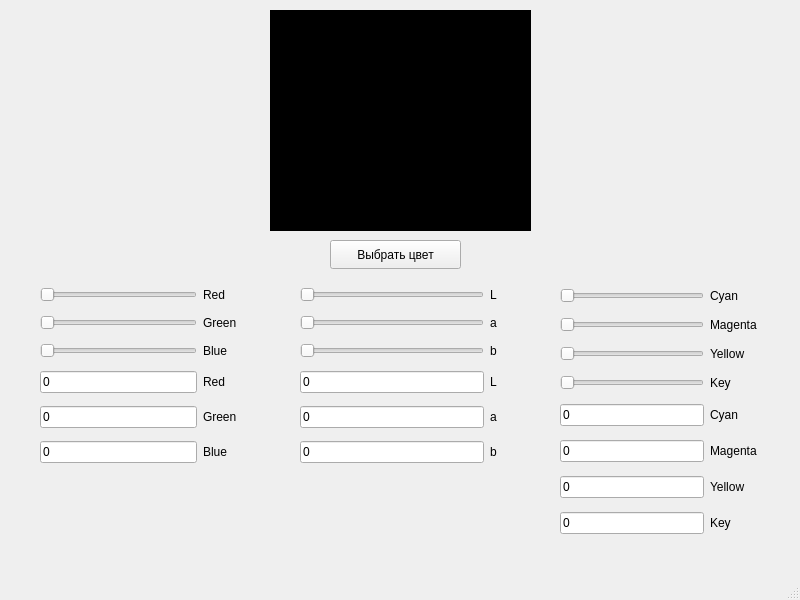
<?xml version="1.0" encoding="UTF-8"?>
<ui version="4.0">
 <class>MainWindow</class>
 <widget class="QMainWindow" name="MainWindow">
  <property name="geometry">
   <rect>
    <x>0</x>
    <y>0</y>
    <width>800</width>
    <height>600</height>
   </rect>
  </property>
  <property name="windowTitle">
   <string>Colors</string>
  </property>
  <widget class="QWidget" name="centralwidget">
   <widget class="QLabel" name="color">
    <property name="geometry">
     <rect>
      <x>270</x>
      <y>10</y>
      <width>261</width>
      <height>221</height>
     </rect>
    </property>
    <property name="styleSheet">
     <string notr="true">background-color: black;</string>
    </property>
    <property name="text">
     <string/>
    </property>
   </widget>
   <widget class="QPushButton" name="pushButton">
    <property name="geometry">
     <rect>
      <x>330</x>
      <y>240</y>
      <width>131</width>
      <height>29</height>
     </rect>
    </property>
    <property name="text">
     <string>Выбрать цвет</string>
    </property>
   </widget>
   <widget class="QWidget" name="gridLayoutWidget">
    <property name="geometry">
     <rect>
      <x>40</x>
      <y>280</y>
      <width>197</width>
      <height>196</height>
     </rect>
    </property>
    <layout class="QGridLayout" name="gridLayout">
     <item row="3" column="0">
      <widget class="QLineEdit" name="redEdit">
       <property name="text">
        <string>0</string>
       </property>
      </widget>
     </item>
     <item row="4" column="0">
      <widget class="QLineEdit" name="greenEdit">
       <property name="text">
        <string>0</string>
       </property>
      </widget>
     </item>
     <item row="0" column="0">
      <widget class="QSlider" name="redSlider">
       <property name="acceptDrops">
        <bool>false</bool>
       </property>
       <property name="maximum">
        <number>255</number>
       </property>
       <property name="value">
        <number>0</number>
       </property>
       <property name="orientation">
        <enum>Qt::Horizontal</enum>
       </property>
      </widget>
     </item>
     <item row="0" column="1">
      <widget class="QLabel" name="redLabel">
       <property name="text">
        <string>Red</string>
       </property>
      </widget>
     </item>
     <item row="1" column="1">
      <widget class="QLabel" name="greenLabel">
       <property name="text">
        <string>Green</string>
       </property>
      </widget>
     </item>
     <item row="3" column="1">
      <widget class="QLabel" name="redLabel2">
       <property name="text">
        <string>Red</string>
       </property>
      </widget>
     </item>
     <item row="5" column="0">
      <widget class="QLineEdit" name="blueEdit">
       <property name="text">
        <string>0</string>
       </property>
      </widget>
     </item>
     <item row="5" column="1">
      <widget class="QLabel" name="blueLabel2">
       <property name="text">
        <string>Blue</string>
       </property>
      </widget>
     </item>
     <item row="2" column="1">
      <widget class="QLabel" name="blueLabel">
       <property name="text">
        <string>Blue</string>
       </property>
      </widget>
     </item>
     <item row="4" column="1">
      <widget class="QLabel" name="greenLabel2">
       <property name="text">
        <string>Green</string>
       </property>
      </widget>
     </item>
     <item row="1" column="0">
      <widget class="QSlider" name="greenSlider">
       <property name="acceptDrops">
        <bool>false</bool>
       </property>
       <property name="maximum">
        <number>255</number>
       </property>
       <property name="value">
        <number>0</number>
       </property>
       <property name="orientation">
        <enum>Qt::Horizontal</enum>
       </property>
      </widget>
     </item>
     <item row="2" column="0">
      <widget class="QSlider" name="blueSlider">
       <property name="acceptDrops">
        <bool>false</bool>
       </property>
       <property name="maximum">
        <number>255</number>
       </property>
       <property name="pageStep">
        <number>10</number>
       </property>
       <property name="value">
        <number>0</number>
       </property>
       <property name="orientation">
        <enum>Qt::Horizontal</enum>
       </property>
      </widget>
     </item>
    </layout>
   </widget>
   <widget class="QWidget" name="gridLayoutWidget_2">
    <property name="geometry">
     <rect>
      <x>300</x>
      <y>280</y>
      <width>197</width>
      <height>196</height>
     </rect>
    </property>
    <layout class="QGridLayout" name="gridLayout_2">
     <item row="3" column="0">
      <widget class="QLineEdit" name="LEdit">
       <property name="text">
        <string>0</string>
       </property>
      </widget>
     </item>
     <item row="4" column="0">
      <widget class="QLineEdit" name="aEdit">
       <property name="text">
        <string>0</string>
       </property>
      </widget>
     </item>
     <item row="0" column="0">
      <widget class="QSlider" name="LSlider">
       <property name="acceptDrops">
        <bool>false</bool>
       </property>
       <property name="maximum">
        <number>100</number>
       </property>
       <property name="value">
        <number>0</number>
       </property>
       <property name="orientation">
        <enum>Qt::Horizontal</enum>
       </property>
      </widget>
     </item>
     <item row="1" column="1">
      <widget class="QLabel" name="aLabel">
       <property name="text">
        <string>a</string>
       </property>
      </widget>
     </item>
     <item row="3" column="1">
      <widget class="QLabel" name="LLabel2">
       <property name="text">
        <string>L</string>
       </property>
      </widget>
     </item>
     <item row="5" column="0">
      <widget class="QLineEdit" name="bEdit">
       <property name="text">
        <string>0</string>
       </property>
      </widget>
     </item>
     <item row="5" column="1">
      <widget class="QLabel" name="bLabel2">
       <property name="text">
        <string>b</string>
       </property>
      </widget>
     </item>
     <item row="2" column="1">
      <widget class="QLabel" name="bLabel">
       <property name="text">
        <string>b</string>
       </property>
      </widget>
     </item>
     <item row="4" column="1">
      <widget class="QLabel" name="aLabel2">
       <property name="text">
        <string>a</string>
       </property>
      </widget>
     </item>
     <item row="1" column="0">
      <widget class="QSlider" name="aSlider">
       <property name="acceptDrops">
        <bool>false</bool>
       </property>
       <property name="minimum">
        <number>-128</number>
       </property>
       <property name="maximum">
        <number>127</number>
       </property>
       <property name="value">
        <number>-128</number>
       </property>
       <property name="orientation">
        <enum>Qt::Horizontal</enum>
       </property>
      </widget>
     </item>
     <item row="2" column="0">
      <widget class="QSlider" name="bSlider">
       <property name="acceptDrops">
        <bool>false</bool>
       </property>
       <property name="minimum">
        <number>-128</number>
       </property>
       <property name="maximum">
        <number>127</number>
       </property>
       <property name="pageStep">
        <number>10</number>
       </property>
       <property name="value">
        <number>-128</number>
       </property>
       <property name="orientation">
        <enum>Qt::Horizontal</enum>
       </property>
      </widget>
     </item>
     <item row="0" column="1">
      <widget class="QLabel" name="LLabel">
       <property name="text">
        <string>L</string>
       </property>
      </widget>
     </item>
    </layout>
   </widget>
   <widget class="QWidget" name="gridLayoutWidget_3">
    <property name="geometry">
     <rect>
      <x>560</x>
      <y>280</y>
      <width>197</width>
      <height>264</height>
     </rect>
    </property>
    <layout class="QGridLayout" name="gridLayout_3">
     <item row="3" column="0">
      <widget class="QSlider" name="keySlider">
       <property name="acceptDrops">
        <bool>false</bool>
       </property>
       <property name="maximum">
        <number>255</number>
       </property>
       <property name="pageStep">
        <number>10</number>
       </property>
       <property name="value">
        <number>0</number>
       </property>
       <property name="orientation">
        <enum>Qt::Horizontal</enum>
       </property>
      </widget>
     </item>
     <item row="2" column="1">
      <widget class="QLabel" name="yellowLabel">
       <property name="text">
        <string>Yellow</string>
       </property>
      </widget>
     </item>
     <item row="6" column="1">
      <widget class="QLabel" name="yellowLabel2">
       <property name="text">
        <string>Yellow</string>
       </property>
      </widget>
     </item>
     <item row="1" column="1">
      <widget class="QLabel" name="magentaLabel">
       <property name="text">
        <string>Magenta</string>
       </property>
      </widget>
     </item>
     <item row="6" column="0">
      <widget class="QLineEdit" name="yellowEdit">
       <property name="text">
        <string>0</string>
       </property>
      </widget>
     </item>
     <item row="4" column="0">
      <widget class="QLineEdit" name="cyanEdit">
       <property name="text">
        <string>0</string>
       </property>
      </widget>
     </item>
     <item row="4" column="1">
      <widget class="QLabel" name="cyanLabel2">
       <property name="text">
        <string>Cyan</string>
       </property>
      </widget>
     </item>
     <item row="5" column="0">
      <widget class="QLineEdit" name="magentaEdit">
       <property name="text">
        <string>0</string>
       </property>
      </widget>
     </item>
     <item row="0" column="0">
      <widget class="QSlider" name="cyanSlider">
       <property name="acceptDrops">
        <bool>false</bool>
       </property>
       <property name="maximum">
        <number>255</number>
       </property>
       <property name="value">
        <number>0</number>
       </property>
       <property name="orientation">
        <enum>Qt::Horizontal</enum>
       </property>
      </widget>
     </item>
     <item row="1" column="0">
      <widget class="QSlider" name="magentaSlider">
       <property name="acceptDrops">
        <bool>false</bool>
       </property>
       <property name="maximum">
        <number>255</number>
       </property>
       <property name="value">
        <number>0</number>
       </property>
       <property name="orientation">
        <enum>Qt::Horizontal</enum>
       </property>
      </widget>
     </item>
     <item row="0" column="1">
      <widget class="QLabel" name="cyanLabel">
       <property name="text">
        <string>Cyan</string>
       </property>
      </widget>
     </item>
     <item row="5" column="1">
      <widget class="QLabel" name="magentaLabel2">
       <property name="text">
        <string>Magenta</string>
       </property>
      </widget>
     </item>
     <item row="2" column="0">
      <widget class="QSlider" name="yellowSlider">
       <property name="acceptDrops">
        <bool>false</bool>
       </property>
       <property name="maximum">
        <number>255</number>
       </property>
       <property name="pageStep">
        <number>10</number>
       </property>
       <property name="value">
        <number>0</number>
       </property>
       <property name="orientation">
        <enum>Qt::Horizontal</enum>
       </property>
      </widget>
     </item>
     <item row="3" column="1">
      <widget class="QLabel" name="keyLabel">
       <property name="text">
        <string>Key</string>
       </property>
      </widget>
     </item>
     <item row="7" column="0">
      <widget class="QLineEdit" name="keyEdit">
       <property name="text">
        <string>0</string>
       </property>
      </widget>
     </item>
     <item row="7" column="1">
      <widget class="QLabel" name="keyLabel2">
       <property name="text">
        <string>Key</string>
       </property>
      </widget>
     </item>
    </layout>
   </widget>
  </widget>
  <widget class="QMenuBar" name="menubar">
   <property name="geometry">
    <rect>
     <x>0</x>
     <y>0</y>
     <width>800</width>
     <height>24</height>
    </rect>
   </property>
  </widget>
  <widget class="QStatusBar" name="statusbar"/>
 </widget>
 <resources/>
 <connections/>
</ui>
